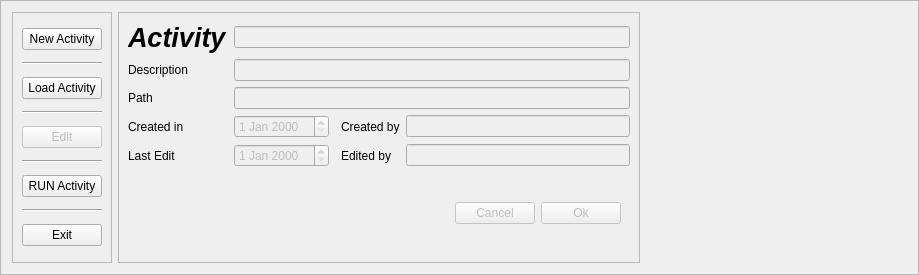
     <widget class="QFrame" name="frame_17">
      <property name="frameShape">
       <enum>QFrame::StyledPanel</enum>
      </property>
      <property name="frameShadow">
       <enum>QFrame::Raised</enum>
      </property>
      <layout class="QGridLayout" name="gridLayout_20">
       <item row="0" column="0">
        <widget class="QFrame" name="frame_3">
         <property name="frameShape">
          <enum>QFrame::StyledPanel</enum>
         </property>
         <property name="frameShadow">
          <enum>QFrame::Raised</enum>
         </property>
         <layout class="QGridLayout" name="gridLayout_3">
          <item row="2" column="0">
           <widget class="QPushButton" name="loadactButton">
            <property name="text">
             <string>Load Activity</string>
            </property>
            <property name="shortcut">
             <string>Ctrl+L</string>
            </property>
           </widget>
          </item>
          <item row="1" column="0">
           <widget class="Line" name="line_2">
            <property name="orientation">
             <enum>Qt::Horizontal</enum>
            </property>
           </widget>
          </item>
          <item row="8" column="0">
           <widget class="QPushButton" name="exitButton">
            <property name="text">
             <string>Exit</string>
            </property>
            <property name="shortcut">
             <string>Ctrl+X</string>
            </property>
           </widget>
          </item>
          <item row="4" column="0">
           <widget class="QPushButton" name="editButton">
            <property name="enabled">
             <bool>false</bool>
            </property>
            <property name="text">
             <string>Edit</string>
            </property>
            <property name="shortcut">
             <string>Ctrl+E</string>
            </property>
           </widget>
          </item>
          <item row="7" column="0">
           <widget class="Line" name="line_4">
            <property name="orientation">
             <enum>Qt::Horizontal</enum>
            </property>
           </widget>
          </item>
          <item row="0" column="0">
           <widget class="QPushButton" name="newButton">
            <property name="text">
             <string>New Activity</string>
            </property>
            <property name="shortcut">
             <string>Ctrl+N</string>
            </property>
           </widget>
          </item>
          <item row="6" column="0">
           <widget class="QPushButton" name="pushButton_4">
            <property name="text">
             <string>RUN Activity</string>
            </property>
           </widget>
          </item>
          <item row="3" column="0">
           <widget class="Line" name="line_3">
            <property name="orientation">
             <enum>Qt::Horizontal</enum>
            </property>
           </widget>
          </item>
          <item row="5" column="0">
           <widget class="Line" name="line_5">
            <property name="orientation">
             <enum>Qt::Horizontal</enum>
            </property>
           </widget>
          </item>
         </layout>
        </widget>
       </item>
       <item row="0" column="1">
        <widget class="QFrame" name="frame">
         <property name="frameShape">
          <enum>QFrame::StyledPanel</enum>
         </property>
         <property name="frameShadow">
          <enum>QFrame::Raised</enum>
         </property>
         <layout class="QGridLayout" name="gridLayout_2">
          <item row="1" column="0">
           <widget class="QLabel" name="label">
            <property name="text">
             <string>Description</string>
            </property>
           </widget>
          </item>
          <item row="0" column="0">
           <widget class="QLabel" name="activity">
            <property name="font">
             <font>
              <pointsize>20</pointsize>
              <weight>75</weight>
              <italic>true</italic>
              <bold>true</bold>
             </font>
            </property>
            <property name="text">
             <string>Activity</string>
            </property>
           </widget>
          </item>
          <item row="2" column="0">
           <widget class="QLabel" name="label_2">
            <property name="text">
             <string>Path</string>
            </property>
           </widget>
          </item>
          <item row="3" column="1">
           <widget class="QDateEdit" name="created_date">
            <property name="enabled">
             <bool>false</bool>
            </property>
           </widget>
          </item>
          <item row="3" column="0">
           <widget class="QLabel" name="label_4">
            <property name="text">
             <string>Created in</string>
            </property>
           </widget>
          </item>
          <item row="4" column="0">
           <widget class="QLabel" name="label_5">
            <property name="text">
             <string>Last Edit</string>
            </property>
           </widget>
          </item>
          <item row="3" column="3">
           <widget class="QLabel" name="label_6">
            <property name="text">
             <string>Created by</string>
            </property>
           </widget>
          </item>
          <item row="3" column="4">
           <widget class="QLineEdit" name="created_lineEdit">
            <property name="enabled">
             <bool>false</bool>
            </property>
           </widget>
          </item>
          <item row="4" column="1">
           <widget class="QDateEdit" name="edited_date">
            <property name="enabled">
             <bool>false</bool>
            </property>
           </widget>
          </item>
          <item row="4" column="3">
           <widget class="QLabel" name="label_7">
            <property name="text">
             <string>Edited by</string>
            </property>
           </widget>
          </item>
          <item row="4" column="4">
           <widget class="QLineEdit" name="edited_lineEdit">
            <property name="enabled">
             <bool>false</bool>
            </property>
           </widget>
          </item>
          <item row="0" column="1" colspan="4">
           <widget class="QLineEdit" name="name_lineEdit">
            <property name="enabled">
             <bool>false</bool>
            </property>
           </widget>
          </item>
          <item row="1" column="1" colspan="4">
           <widget class="QLineEdit" name="desc_lineEdit">
            <property name="enabled">
             <bool>false</bool>
            </property>
           </widget>
          </item>
          <item row="2" column="1" colspan="4">
           <widget class="QLineEdit" name="path_lineEdit">
            <property name="enabled">
             <bool>false</bool>
            </property>
           </widget>
          </item>
          <item row="5" column="4">
           <widget class="QWidget" name="widget" native="true">
            <layout class="QHBoxLayout" name="horizontalLayout">
             <item>
              <spacer name="horizontalSpacer">
               <property name="orientation">
                <enum>Qt::Horizontal</enum>
               </property>
               <property name="sizeHint" stdset="0">
                <size>
                 <width>40</width>
                 <height>20</height>
                </size>
               </property>
              </spacer>
             </item>
             <item>
              <widget class="QPushButton" name="pushButton_3">
               <property name="enabled">
                <bool>false</bool>
               </property>
               <property name="text">
                <string>Cancel</string>
               </property>
              </widget>
             </item>
             <item>
              <widget class="QPushButton" name="pushButton_2">
               <property name="enabled">
                <bool>false</bool>
               </property>
               <property name="text">
                <string>Ok</string>
               </property>
              </widget>
             </item>
            </layout>
           </widget>
          </item>
         </layout>
        </widget>
       </item>
       <item row="0" column="2">
        <widget class="QLabel" name="label_27">
         <property name="minimumSize">
          <size>
           <width>261</width>
           <height>251</height>
          </size>
         </property>
         <property name="maximumSize">
          <size>
           <width>261</width>
           <height>251</height>
          </size>
         </property>
         <property name="text">
          <string>&lt;html&gt;&lt;head/&gt;&lt;body&gt;&lt;p&gt;&lt;img src=&quot;:/imgs/pencil.png&quot;/&gt;&lt;/p&gt;&lt;/body&gt;&lt;/html&gt;</string>
         </property>
        </widget>
       </item>
      </layout>
     </widget>
